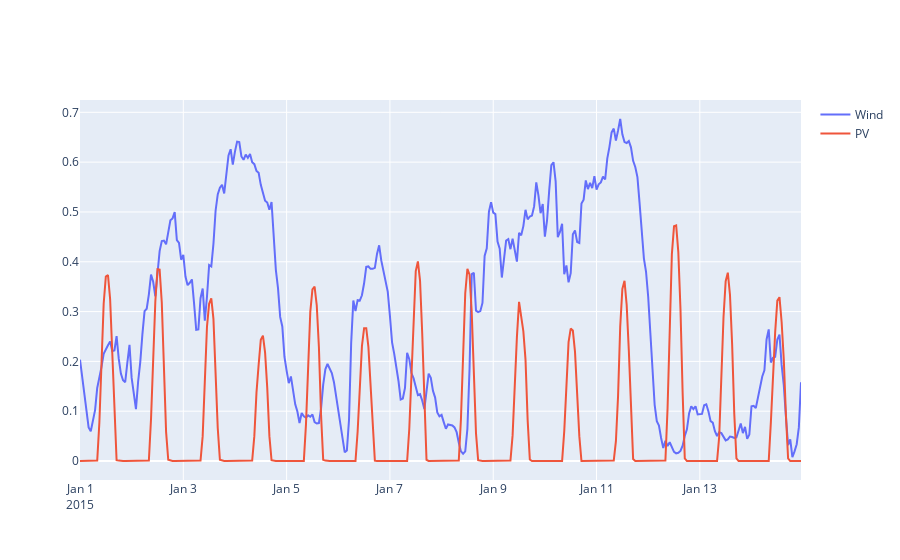

Notebook source saved alongside this figure:
### Markdown cell above
# Example

### Code cell
import reperiods as rp
from reperiods.datasets import load_renewable

# Loading a dataset of hourly capacity factor in a TemporalData object
data = load_renewable(24*7*2)
temporal_data = rp.TemporalData(data)
temporal_data.plot_curves()

### Figure 1 — Plotly figure (JSON) as saved in the notebook; plotly's stock layout.template omitted (floating-point values rounded to 4 significant figures; data arrays with more than 128 entries replaced by an {"elided": "..."} marker saying what was removed)
{"data": [{"name": "Wind", "type": "scatter", "x": {"elided": "336 str values"}, "y": {"elided": "336 float values"}}, {"name": "PV", "type": "scatter", "x": {"elided": "336 str values"}, "y": {"elided": "336 float values"}}], "layout": {}}
